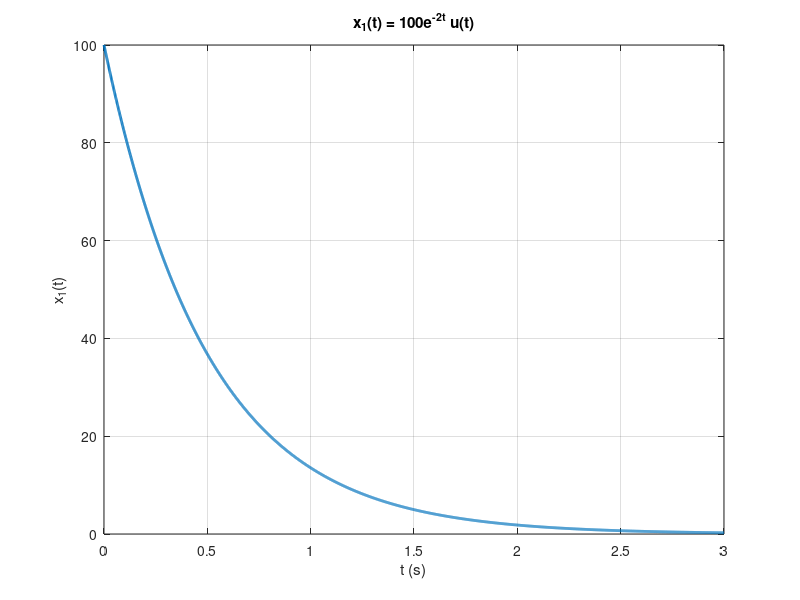
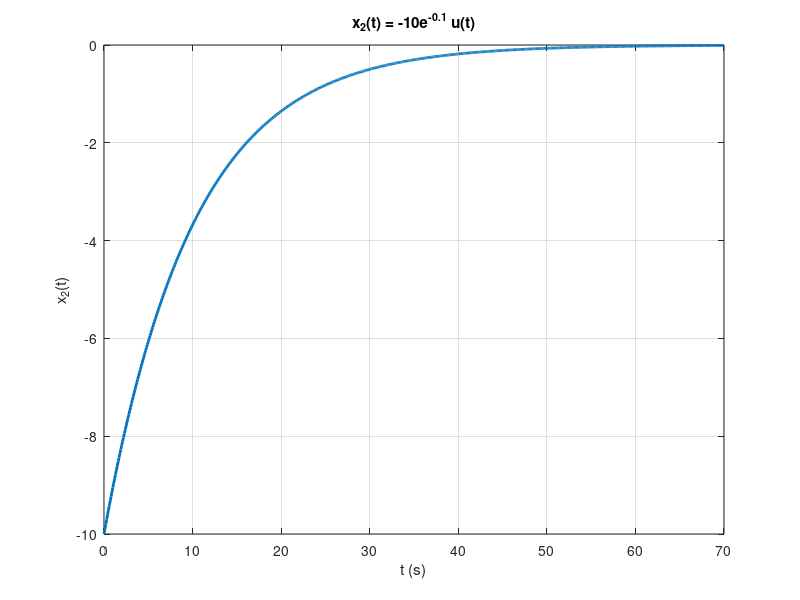
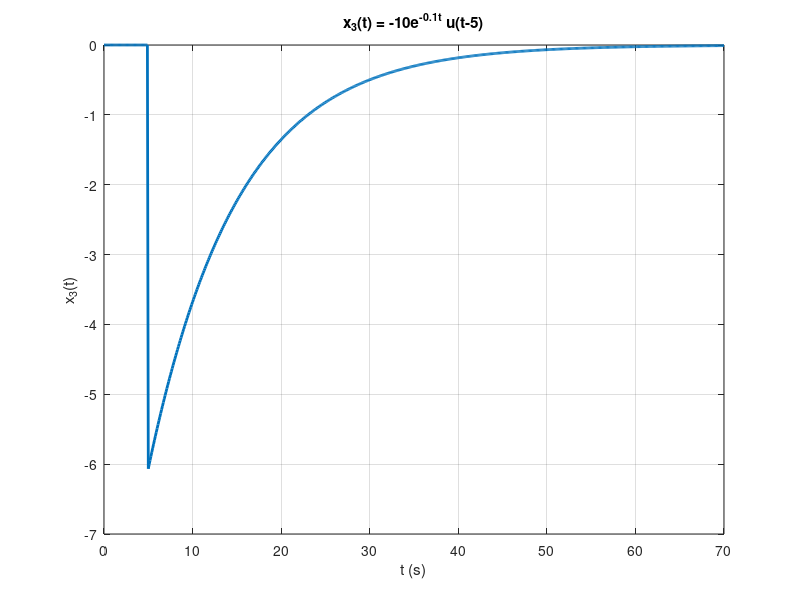
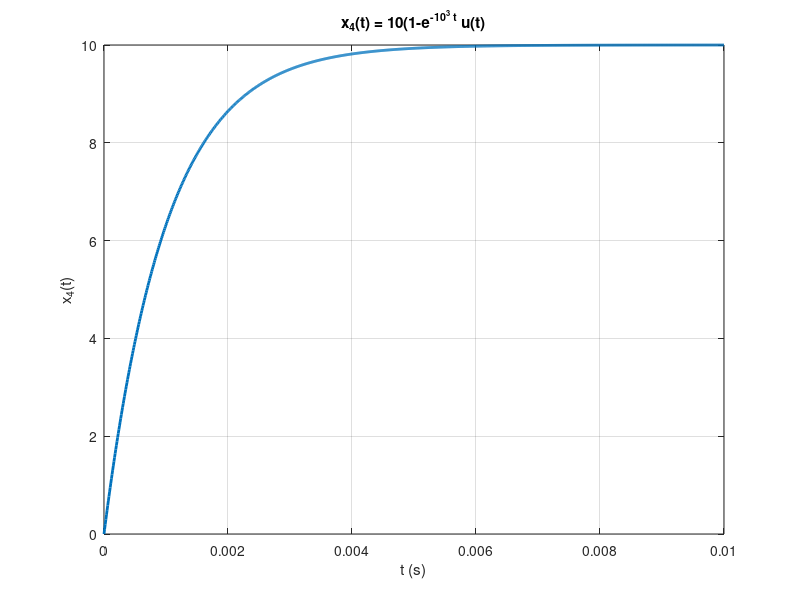

MATLAB code for these plots, in order:
close all; 
clear;
clc;

u = @(x) double(x >= 0);  % Unit step

% (a) --- x1(t) = 100e^{-2t} u(t)  -> tau = 1/2
t = 0:0.001:3;
x1 = 100 * exp(-2 * t).*u (t);
figure;
plot(t,x1,'LineWidth',2);
grid on;
xlabel('t (s)');
ylabel('x_1(t)');
title('x_1(t) = 100e^{-2t} u(t)');

% (b) --- x2(t) = -10e^{-0.1t} u(t)  --> tau = 10
t = 0:0.1:70;  % ~7 * tau to show decay to near zero
x2 = -10 * exp(-0.1 * t).*u(t);
figure;
plot(t, x2, 'LineWidth', 2);
grid on;
xlabel('t (s)');
ylabel('x_2(t)');
title('x_2(t) = -10e^{-0.1} u(t)');

% (c) --- x3(t) = -10e^{-0.1t} u(t-5) --> starts at t = 5
t = 0:0.1:70;
x3 = -10 * exp(-0.1 * t).*u(t-5);
figure;
plot(t, x3, 'LineWidth', 2);
grid on;
xlabel('t (s)');
ylabel('x_3(t)');
title('x_3(t) = -10e^{-0.1t} u(t-5)')

% (d) --- x4(t) = 10(1 - e^{-10^3 t}) u(t) --> tau = 1/1000
t = 0:1e-5:0.01;  % very fast rise; show first 10 ms
x4 = 10 * (1 - exp(-1e3*t)).*u(t);
figure;
plot(t, x4, 'LineWidth', 2);
grid on;
xlabel('t (s)');
ylabel('x_4(t)');
title('x_4(t) = 10(1-e^{-10^3 t} u(t)')

% (e) --- x5(t) = 10e^{-0.2 (t - 4)} u(t)  --> tau = 5, active from t≥0
t = 0:0.05:40;
x5 = 10*exp(-0.2*(t - 4)).*u(t);
figure;
plot(t, x5, 'LineWidth', 2);
grid on;
xlabel('t (s)');
ylabel('x_5(t)');
title('x_5(t) = 10e^{-0.2(t - 4)} u(t)');

% (f) --- x6(t) = 10e^{-0.2 (t - 4)} u(t - 4)  --> tau = 5, starts at t = 4
t = 0:0.05:40;
x6 = 10*exp(-0.2*(t-4)).*u(t-4);
figure;
plot(t, x6, 'LineWidth', 2);
grid on;
xlabel('t (s)');
ylabel('x_6(t)');
title('x_6(t) = 10e^{-0.2(t-4)} u(t-4)');